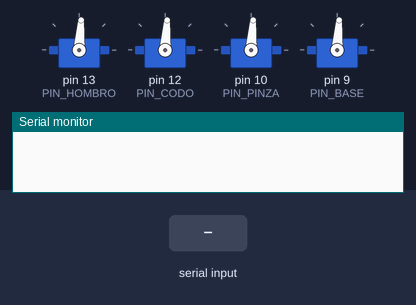
Simulated run of this sketch. Board: Arduino Uno, built with avr-gcc and run on an emulated ATmega328P. On the bench: 4 × servo, the last lines printed to the serial monitor. The test bench sets the inputs (shaded band).

Above: at 1.2 s.
1.3 s: "w" received over Serial
At 2.4 s:
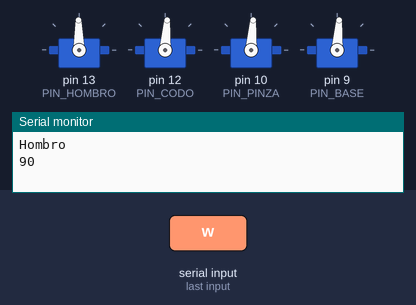
2.9 s: "q" received over Serial
At 3.6 s:
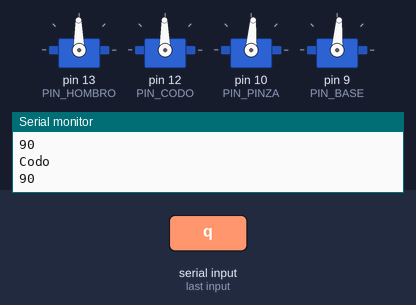
4.4 s: "p" received over Serial
At 4.7 s:
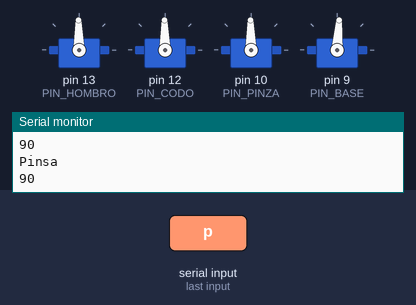
5.9 s: "a" received over Serial
At 7.1 s:
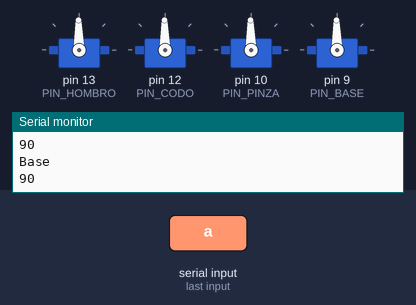
Timing chart, 0 to 8.4 s (numbered marks = the images above; inputs shaded):
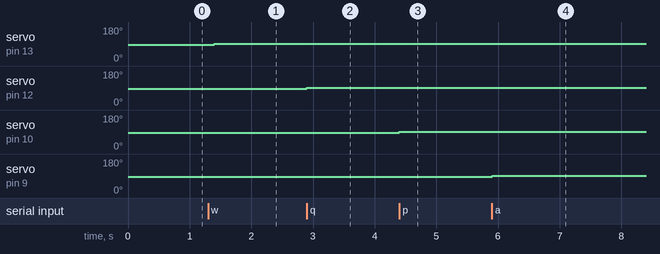

Measured:
- after the input at 1.3 s, servo on pin 13 (PIN_HOMBRO): 86° → 91° after 0.10 s
- after the input at 2.9 s, servo on pin 12 (PIN_CODO): 86° → 91° at once
- after the input at 4.4 s, servo on pin 10 (PIN_PINZA): 86° → 91° at once
- after the input at 5.9 s, servo on pin 9 (PIN_BASE): 86° → 91° at once

The sketch:

CodapliBrazoRobot.ino
```cpp
#include <Servo.h>

char dato;
Servo hombro, codo, pinza, base;
int phombro, pcodo, ppinza, pbase, contador=0;

const int PIN_HOMBRO = 13;
const int ANG_MIN_HOMBRO=10;
const int POSICION_INICIAL_HOMBRO=86;
const int ANG_MAX_HOMBRO=120;

const int PIN_CODO = 12;
const int ANG_MIN_CODO=10;
const int POSICION_INICIAL_CODO=86;
const int ANG_MAX_CODO=120;

const int PIN_PINZA = 10;
const int ANG_MIN_PINZA=10;
const int POSICION_INICIAL_PINZA=86;
const int ANG_MAX_PINZA=120;

const int PIN_BASE = 9;
const int ANG_MIN_BASE=20;
const int POSICION_INICIAL_BASE=86;
const int ANG_MAX_BASE=100;

const int PASO_ANGULO = 1;

void setup()
{
  hombro.attach(PIN_HOMBRO);
  codo.attach(PIN_CODO);
  pinza.attach(PIN_PINZA);
  base.attach(PIN_BASE);
  inicializarServos();
  Serial.begin(9600);
}

void inicializarServos(){
     // Leer posicion inicial
    phombro=hombro.read();
    pcodo=codo.read();
    ppinza=pinza.read();
    pbase=base.read();
    //Escribir posicion inicial
    hombro.write(POSICION_INICIAL_HOMBRO);
    codo.write(POSICION_INICIAL_CODO);
    pinza.write(POSICION_INICIAL_PINZA);
    base.write(POSICION_INICIAL_BASE);
}

void loop()
{

  if (Serial.available() > 0){
      dato=Serial.read();
      switch(dato)
      {
        //Hombro -------------------------------------------
        case 'w':
        {
        Serial.println("Hombro");
        Serial.println(phombro);
          if(phombro>ANG_MAX_HOMBRO){
                Serial.println("No hago nada");
                break;
            } else {
                  phombro=phombro+PASO_ANGULO;
                  hombro.write(phombro);
                  }

          break;
        }
        case 's':
        {
        Serial.println("Hombro");
        Serial.println(phombro);
          if(phombro<ANG_MIN_HOMBRO){
                  Serial.println("No hago nada");
                  break;
                } else {
                  phombro=phombro-PASO_ANGULO;
                  hombro.write(phombro);

                  }

          break;
        }
      // Codo -------------------------------------------
      case 'q':
        {
        Serial.println("Codo");
        Serial.println(pcodo);
          if(pcodo>ANG_MAX_CODO){
                Serial.println("No hago nada");
                break;
            } else {
                  pcodo=pcodo+PASO_ANGULO;
                  codo.write(pcodo);
                  }

          break;
        }
        case 'e':
        {
          Serial.println("Codo");
          Serial.println(pcodo);
          if(pcodo<ANG_MIN_CODO){
                  Serial.println("No hago nada");
                  break;
                } else {
                  pcodo=pcodo-PASO_ANGULO;
                  codo.write(pcodo);
                  }

          break;
        }
        // Pinza -------------------------------------------
        case 'p':
        {
        Serial.println("Pinsa");
        Serial.println(ppinza);
          if(ppinza>ANG_MAX_PINZA){
                Serial.println("No hago nada");
                break;
            } else {
                  ppinza=ppinza+PASO_ANGULO;
                  pinza.write(ppinza);
                  }

          break;
        }
        case 'o':
        {
          if(ppinza<ANG_MIN_PINZA){
                  Serial.println("No hago nada");
                  break;
                } else {
                  ppinza=ppinza-PASO_ANGULO;
                  pinza.write(ppinza);
                  }

          break;
        }
        //Base -------------------------------------------
        case 'a':
        {
        Serial.println("Base");
        Serial.println(pbase);
          if(pbase>ANG_MAX_BASE){
                Serial.println("No hago nada");
                break;
            } else {
                  pbase=pbase+PASO_ANGULO;
                  base.write(pbase);
                  }

          break;
        }
        case 'd':
        {
          Serial.println("Base");
          Serial.println(pbase);
          if(pbase<ANG_MIN_BASE){
                  Serial.println("No hago nada");
                  break;
                } else {
                  pbase=pbase-PASO_ANGULO;
                  base.write(pbase);
                  }

          break;
        }
        default: {
          Serial.println("Caracter no valido");
          break;
        }
      }
  }
   delay(100);
}
```
